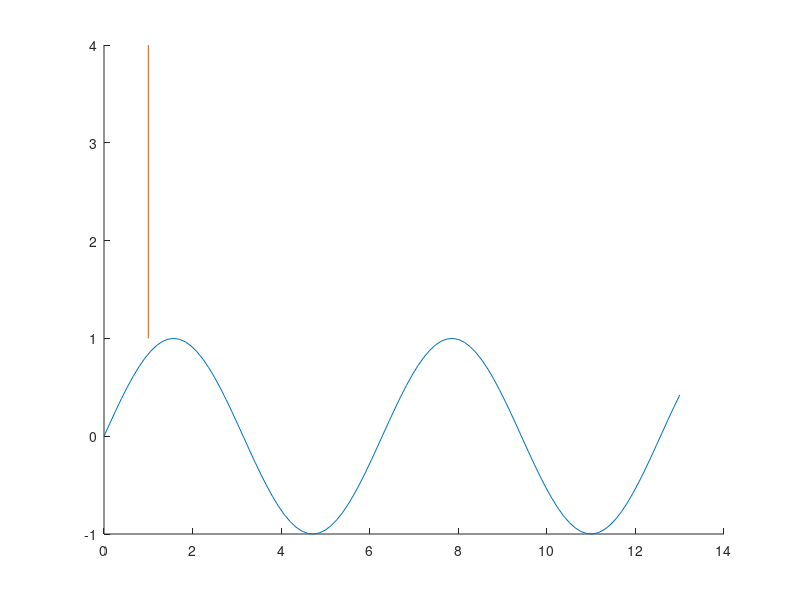

Write MATLAB code to recreate this figure.
close all; clear; clc;

x = linspace(0,13,100);

y = sin(x);

%plot(x,y);
hold on;
plot(x,y);
plot([1 1], [1 4])
plot([])